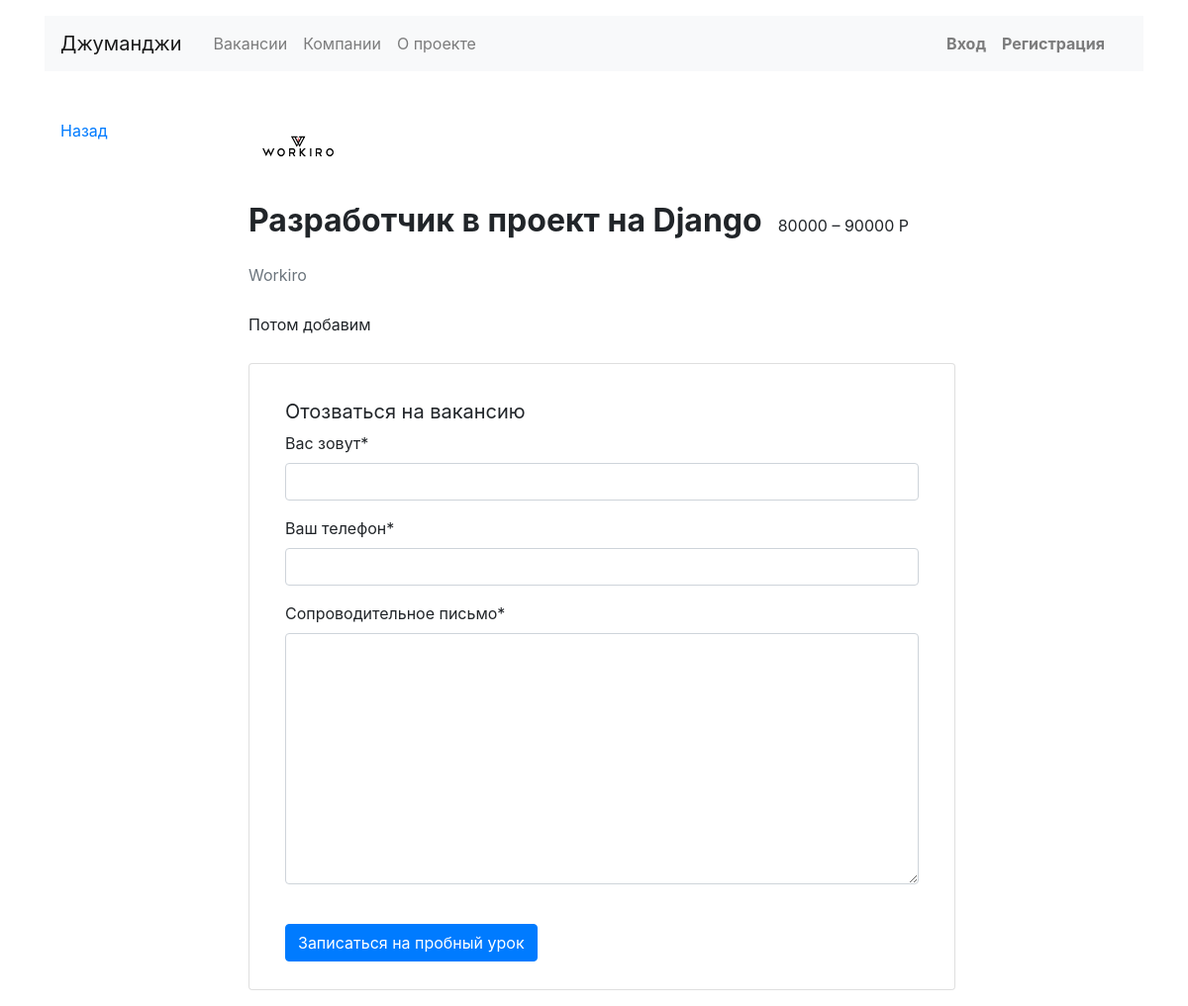
/vacancies/2, run on an earlier commit of the app's database.
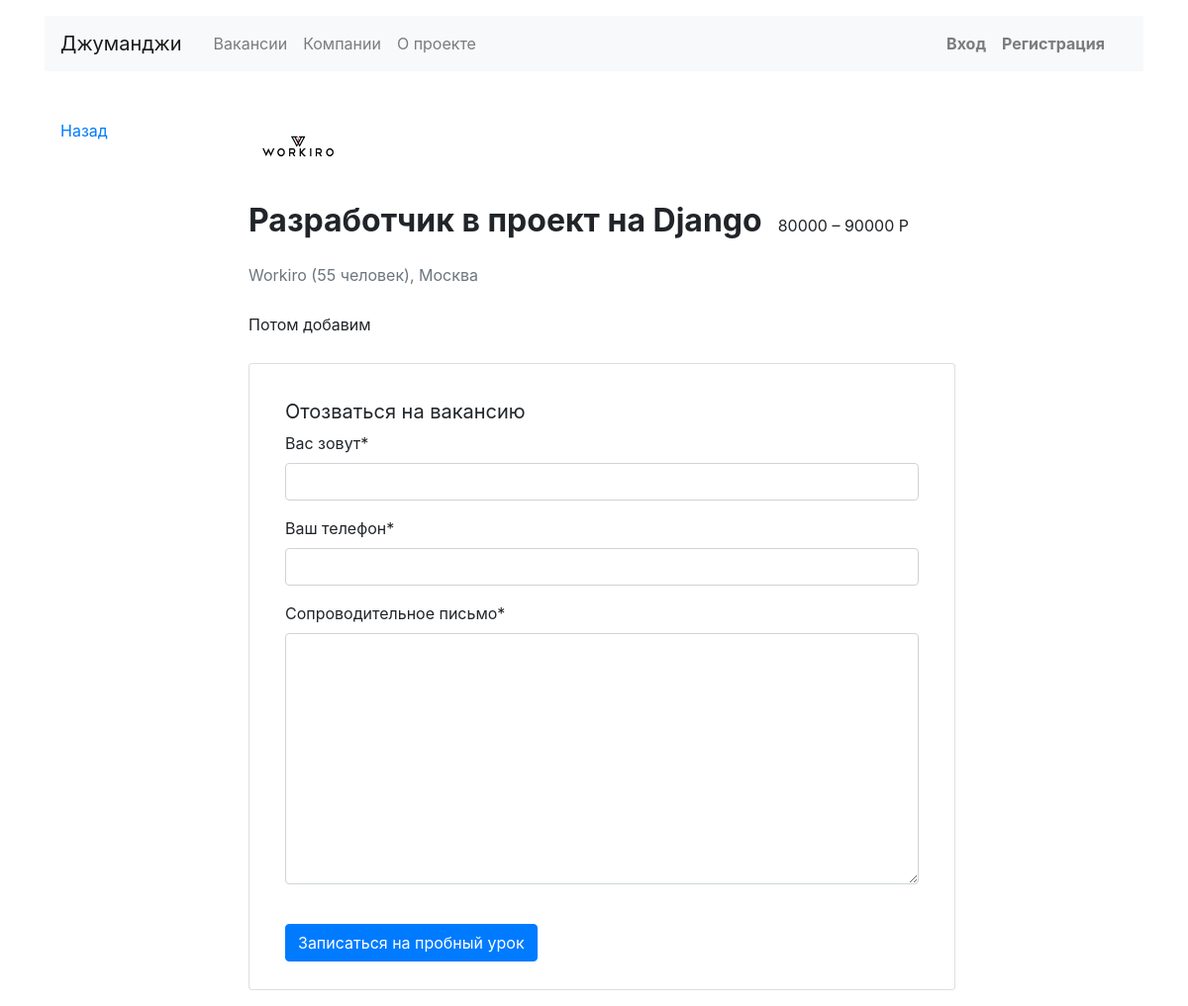
And on a later commit of the database.
### job/models.py (models this page shows, shortened)
class Vacancy(models.Model):
    title = models.CharField(max_length=255)
    specialty = models.ForeignKey(Specialty, on_delete=models.CASCADE, related_name='vacancies')
    company = models.ForeignKey(Company, on_delete=models.CASCADE, related_name='company')
    skills = models.TextField(blank=True, null=True)
    description = models.TextField()
    salary_min = models.IntegerField()
    salary_max = models.IntegerField()
    published_at = models.DateTimeField()

class Company(models.Model):
    name = models.CharField(max_length=255)
    location = models.CharField(max_length=255, blank=True, null=True)
    logo = models.ImageField(upload_to='companies', blank=True)
    description = models.TextField(blank=True, null=True)
    employee_count = models.IntegerField(blank=True, null=True)
    owner = models.ForeignKey(User, on_delete=models.CASCADE, related_name='company', null=True)

### job/views.py (the view)
# urls.py: path('vacancies/<int:pk>', VacancyDetailView.as_view(), name='vacancy_detail'),
class VacancyDetailView(DetailView):
    template_name = 'job/vacancy.html'
    model = Vacancy
    def get_context_data(self, **kwargs):
        context = super(VacancyDetailView, self).get_context_data(**kwargs)
        context['form'] = ApplicationFormVacancyDetail()
        context['vacancy_id'] = self.kwargs['pk']
        return context

### job/forms.py
class ApplicationFormVacancyDetail(ModelForm):
    class Meta:
        model = Application
        fields = ['written_username', 'written_phone', 'written_cover_letter']
        labels = {
            'written_username': 'Вас зовут',
            'written_phone': 'Ваш телефон',
            'written_cover_letter': 'Сопроводительное письмо'
        }

### job/templates/job/vacancy.html (shortened to what this page needs)
{% extends 'job/base.html' %}
{% load crispy_forms_tags %}
{% block content %}
    <div class="row mt-5">
        <div class="col-12 col-lg-2">
            <div class="pl-3 mb-5">
                <p><a href="{% url 'vacancies_cat' vacancy.specialty.code %}">Назад</a></p>
            </div>
        </div>
        <div class="col-12 col-lg-8">
            <section class="pl-3">
                <a href="#"><img src="{{ vacancy.company.logo.url }}" width="100" height="60" alt=""></a>
                <div class="d-flex align-items-baseline align-content-baseline">
                    <h1 class="h2 mt-4 font-weight-bold">{{ vacancy.title }}</h1>
                    <p class="m-0 pl-3">{{ vacancy.salary_min }} – {{ vacancy.salary_max }} Р</p>
                </div>
                <p class="text-muted mb-4">
                    {{ vacancy.company.name | title }}
                    {% if vacancy.company.employee_count %}({{ vacancy.company.employee_count }} человек),{% endif %}
                    {% if vacancy.company.location %}{{ vacancy.company.location }}{% endif %}
                </p>
                <div style="line-height: 1.8;">
                    <p>{{ vacancy.description }}</p>
                </div>
                <form action="{{ vacancy_id }}/send/" method="post" class="card mt-4 mb-3">
                    <div class="card-body mx-3">
                        <p class="h5 mt-3 font-weight-normal">Отозваться на вакансию</p>
                        {{ form | crispy }}
                        <input type="submit" class="btn btn-primary mt-4 mb-2" value="Записаться на пробный урок">
                    </div>
                </form>
            </section>
        </div>
    </div>
{% endblock content %}

What changed in the data, as far as the page shows it:
changed through a linked row, Vacancy "Разработчик в проект на Django": company.employee_count (not shown) → "55"; company.location (not shown) → "Москва"
Also different on the page:
text now shown: "( человек),"
